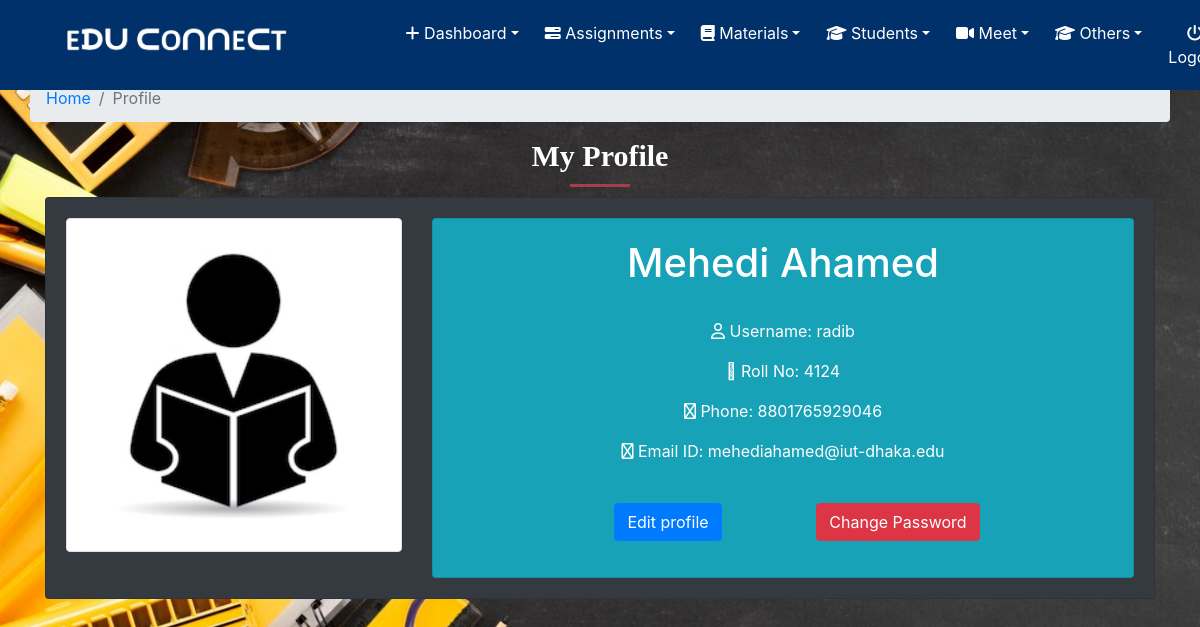
Page /classroom/student/2/ (signed in) on the earlier database version.
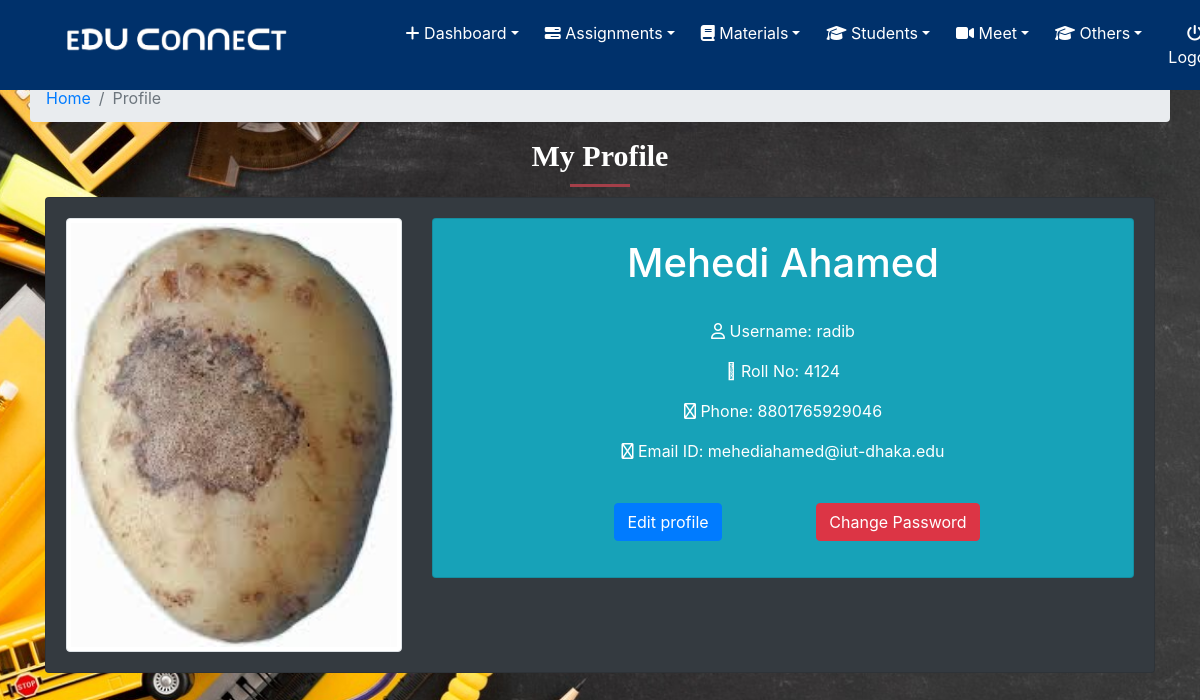
Same page on the later database version.
### classroom/models.py (models this page shows, shortened)
class Student(models.Model):
    user = models.OneToOneField(User, on_delete=models.CASCADE, primary_key=True, related_name='Student')
    name = models.CharField(max_length=250)
    roll_no = models.CharField(max_length=50)
    email = models.EmailField(max_length=254)
    phone = models.IntegerField()
    student_profile_pic = models.ImageField(upload_to="classroom/student_profile_pic", blank=True)
    class Meta:
        ordering = ['roll_no']

class User(AbstractUser):
    is_student = models.BooleanField(default=False)
    is_teacher = models.BooleanField(default=False)

### classroom/views.py (the view)
class StudentDetailView(LoginRequiredMixin,DetailView):
    context_object_name = "student"
    model = models.Student
    template_name = 'classroom/student_detail_page.html'

### template/classroom/student_detail_page.html
{% extends 'classroom/base.html' %}
{% load static %}
{% block content %}
<div class="container ">
		<div class="row">
            <ol class="col-12 breadcrumb">
                <li class="breadcrumb-item"><a href="{% url 'home' %}">Home</a></li>
                <li class="breadcrumb-item active">Profile</li>
            </ol>
        </div>
       <div class="section-heading">
            <h2 style="font-size: 30px;  font-family: 'Comic Sans MS', cursive;">My Profile</h2>
            <div class="line-dec"></div>
          </div>
<div class="card card-body bg-dark">
<div class="row">
<div class="col-12 col-sm-4">
  {% if student.student_profile_pic %}
      <img class="img-fluid img-thumbnail rounded " style="width:100%; overflow:hidden;" src="{{ student.student_profile_pic.url }}" >
    {% else %}
            <img class="img-fluid img-thumbnail rounded " style="width:100%" src="{% static 'images/s_profile.png' %}" alt="">
    {% endif %}
</div>
<div class="col-12 col-sm-8 text-justify text-white text-center">
    <div class="card card-body bg-info">
 <h1>{{ student.name }}</h1>
 <br>
          <p><i class="far fa-user"></i> Username: {{ student.user.username }}</p>
      <p><i class="fal fa-user-tag"></i> Roll No: {{ student.roll_no }}</p>
      <p><i class="far fa-phone"></i> Phone: {{ student.phone }}</p>
      <p><i class="far fa-envelope-open-text"></i> Email ID: {{ student.email }}</p>
    <br>
        <div class="row">
<div class="col-5 offset-sm-2 col-sm-4 offset-sm-2">
       <p><a class="btn btn-primary" href="{% url 'classroom:student_update' pk=user.pk %}">Edit profile</a></p>
         </div>
        <div class="col-7 col-sm-4 ">
              <p><a class="btn btn-danger" href="{% url 'classroom:change_password' %}">Change Password</a></p>
              </div>
</div>
</div>
</div>
</div>
</div>
<br>
</div>
{% endblock %}

Differences in the rows shown:
changed Student "Mehedi Ahamed": student_profile_pic: picture added
